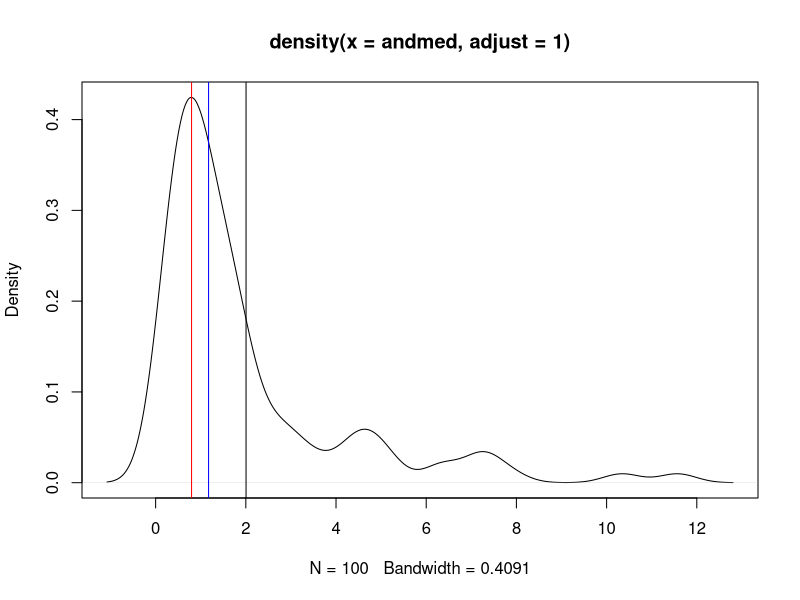
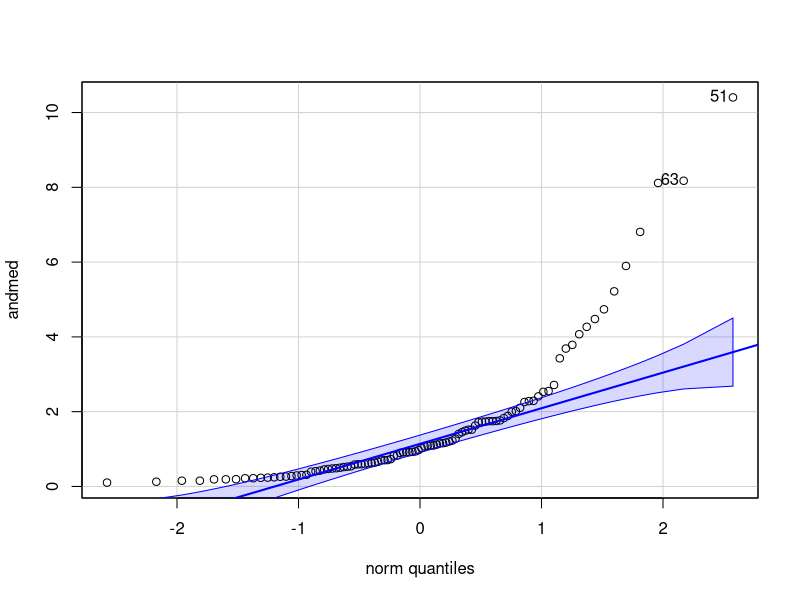
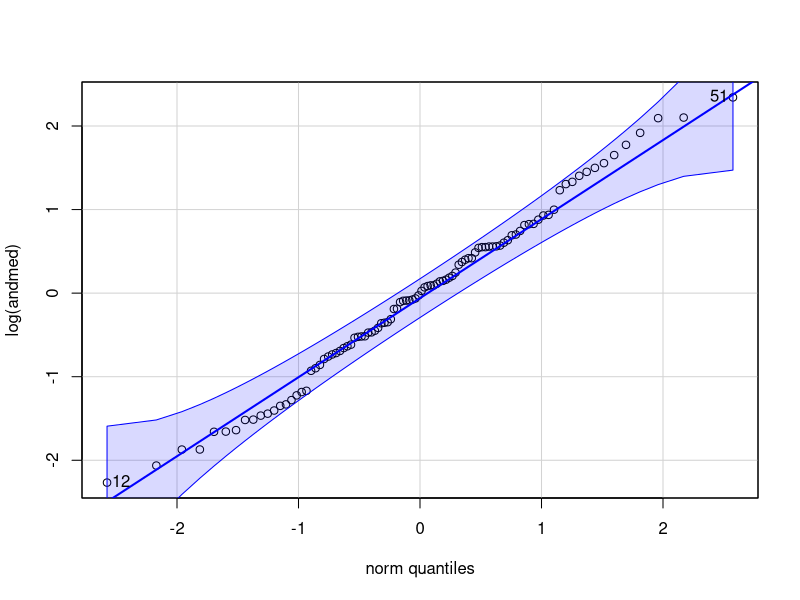
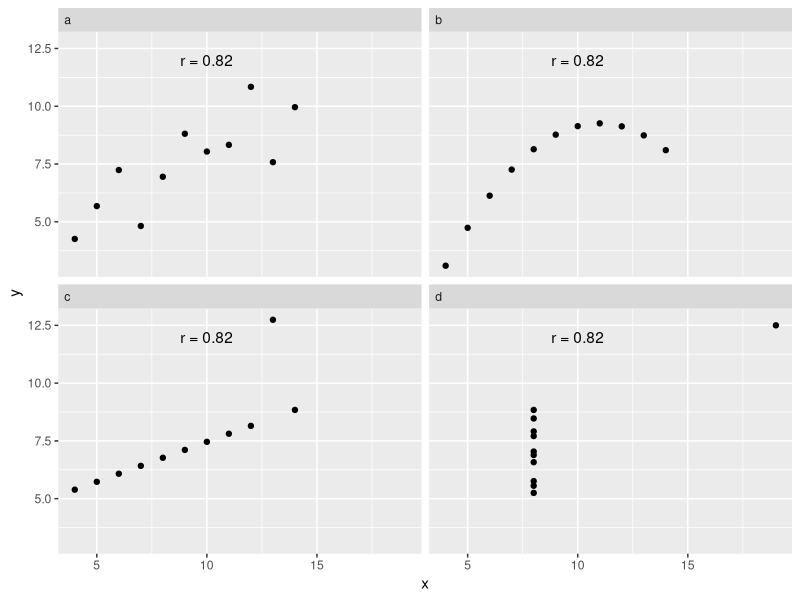

R code for these plots, in order:
## ---- chunk 1
library(tidyverse)
library(stringr)
library(car)
## ---- chunk 2
andmed <- rlnorm(100)
mode <-  function(x, adjust = 1) {
  x <- na.omit(x)
  dx <- density(x, adjust = adjust)
  dx$x[which.max(dx$y)]
}
plot(density(andmed, adjust = 1))
abline(v = mode(andmed), col = "red")
abline(v = median(andmed), col = "blue")
abline(v = mean(andmed))
## ---- chunk 3
multiplicative_sd <- function(x) {
  x <- na.omit(x) #viskan välja NA-d (kui neid on)
  log_data <- log10(x) #logaritmin andmed
  log_mean <- mean(log_data) #keskmine logaritmitud andmetest
  log_sd <- sd(log_data) #SD logaritmitud andmetest
  geom_mean <- 10^log_mean #anti-logaritm annab geomeetrilise keskmise
  mult_sd <- 10^log_sd #anti-logaritm annab multiplikatiivse SD
  lower1 <- geom_mean/mult_sd #alumine SD piir
  upper1 <- geom_mean * mult_sd #ülemine SD piir
  lower2 <- geom_mean/(mult_sd^2) #alumine 2 SD piir
  upper2 <- geom_mean * (mult_sd^2) #ülemine 2 SD piir
  Mean <- mean(x) #aritmeetiline keskmine
  lower3 <- mean(x) - sd(x) #alumine additiivse SD piir
  upper3 <- mean(x) + sd(x) #ülemine additiivse SD piir
  lower4 <- mean(x) - sd(x)*2 #alumine additiivse 2 SD piir
  upper4 <- mean(x) + sd(x)*2 #ülemine additiivse 2 SD piir
  tibble(SD = c("multiplicative_SD", 
                "multiplicative_2_SD", 
                "additive_SD", 
                "additive_2_SD"), 
         MEAN = c(geom_mean, 
                  geom_mean, 
                  Mean, 
                  Mean), 
         lower = c(lower1, 
                   lower2, 
                   lower3, 
                   lower4), 
         upper = c(upper1, 
                   upper2, 
                   upper3, 
                   upper4))
}
andmed <- rlnorm(100) #100 juhuslikku arvu lognormaaljaotusest
multiplicative_sd(andmed) %>% knitr::kable()
## ---- chunk 4
set.seed(5363)
norm_andmed <- rnorm(3, 100, 20)
knitr::kable(multiplicative_sd(norm_andmed))
## ---- chunk 5
qqPlot(andmed)
## ---- chunk 6
qqPlot(log(andmed))
## ---- chunk 7
mad(andmed, constant = 1); sd(andmed); mad(andmed)
## ---- chunk 8
mad(log10(andmed), constant = 1); sd(log10(andmed)); mad(log10(andmed))
## ---- chunk 9
quantile(andmed, c(0.025, 0.25, 0.5, 0.75, 0.95))
## ---- chunk 10
cor(iris$Sepal.Length, iris$Sepal.Width, use = "complete.obs")
## ---- chunk 11
anscombe_long <- bind_cols(id = 1:11, anscombe) %>% 
  gather(key, value, -id) %>% 
  mutate(axis = str_extract(key, "[xy]"),
         q = letters[as.numeric(str_extract(key, "[0-9]"))]) %>%
  select(-key) %>% 
  spread(axis, value)
anscombe_r <- anscombe_long %>%
  group_by(q) %>%
  summarise(R = round(cor(x, y), 2))
anscombe_long %>% 
  ggplot(aes(x, y)) +
  geom_point() +
  facet_wrap(~q) +
  geom_text(data = anscombe_r, x = 10, y = 12, aes(label = sprintf("r = %s", R))) +
  theme(strip.text = element_text(hjust = 0))
## ---- chunk 12
# numeric columns only!
# the following gives cor matrix with 
# frequentist correction for mutliple testing:
# print(psych::corr.test(iris[-5]))
# only numeric cols allowed! Hence -Species
knitr::kable(cor(iris[,-5]))
